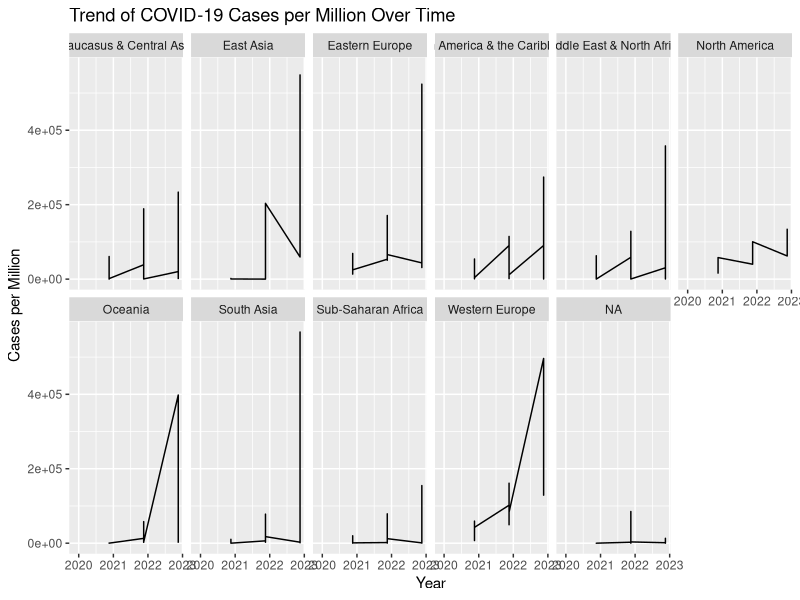
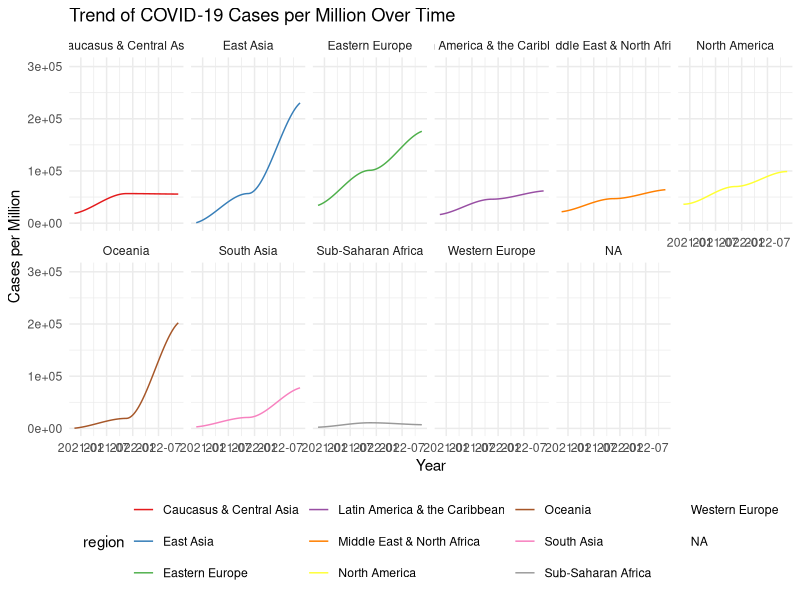
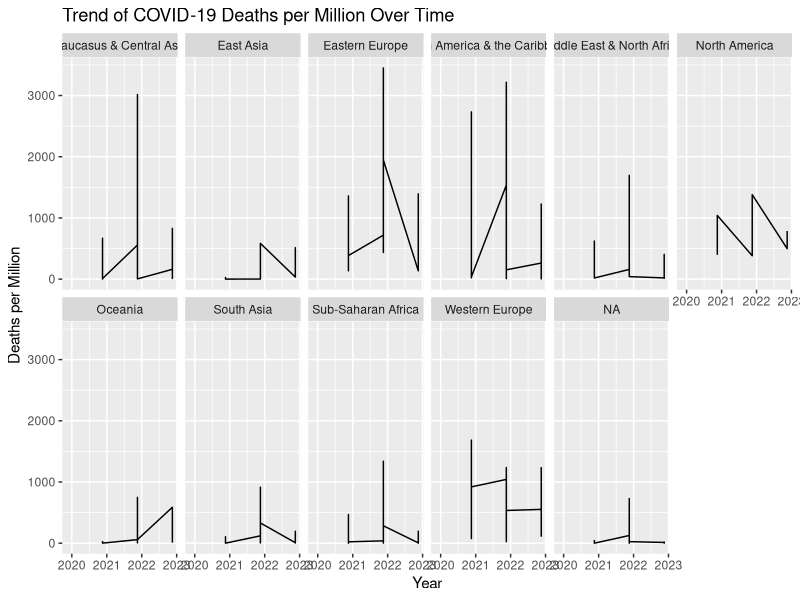
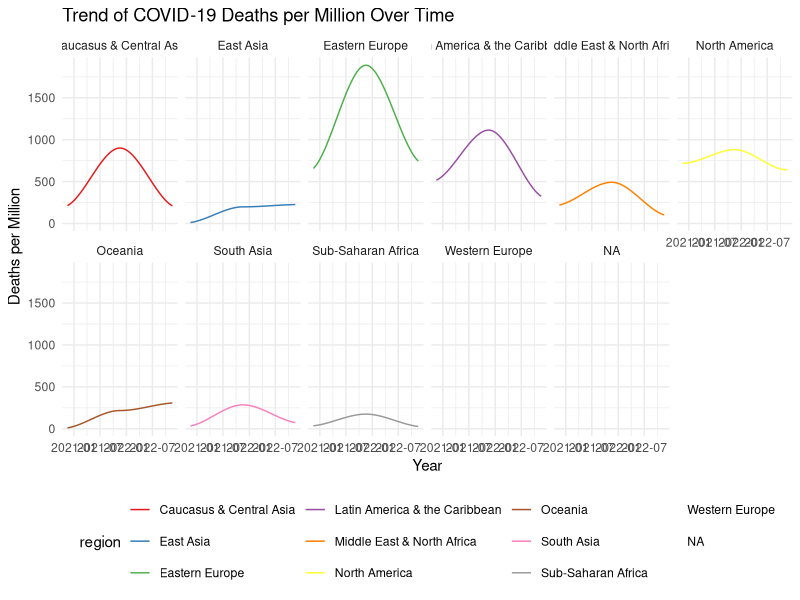
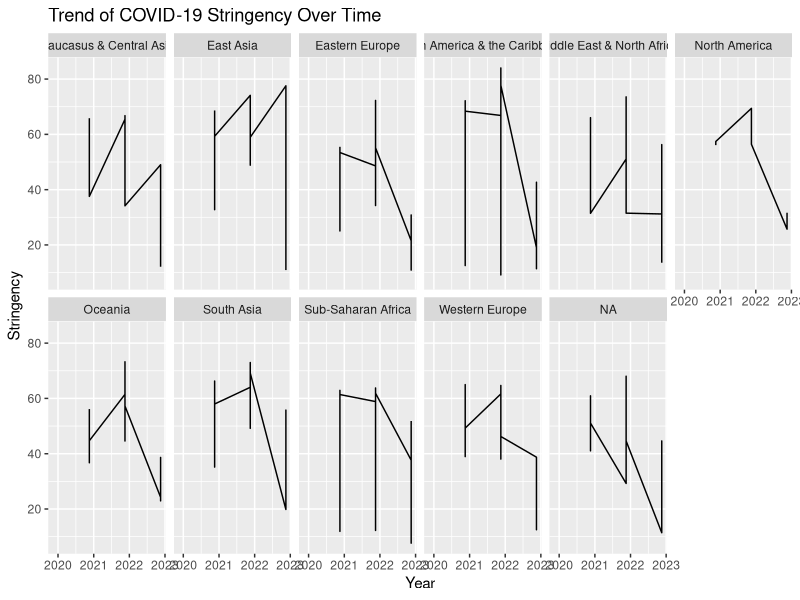
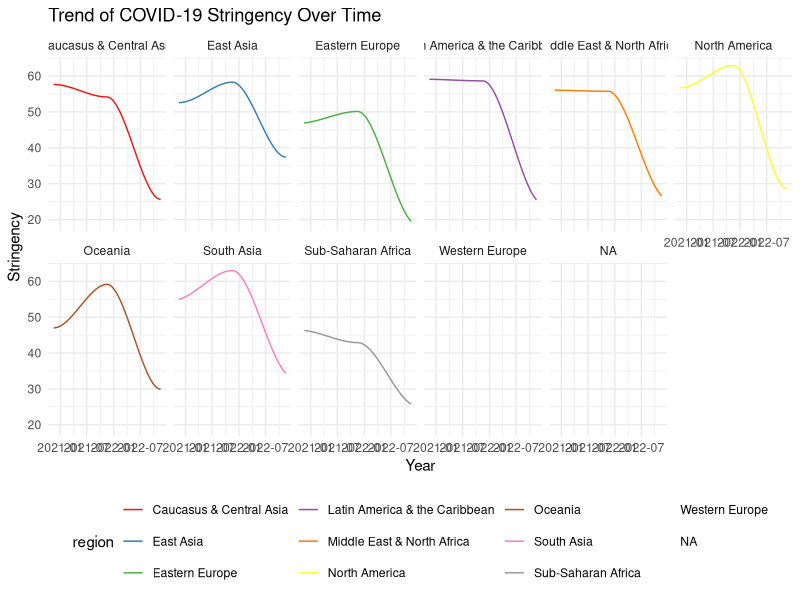
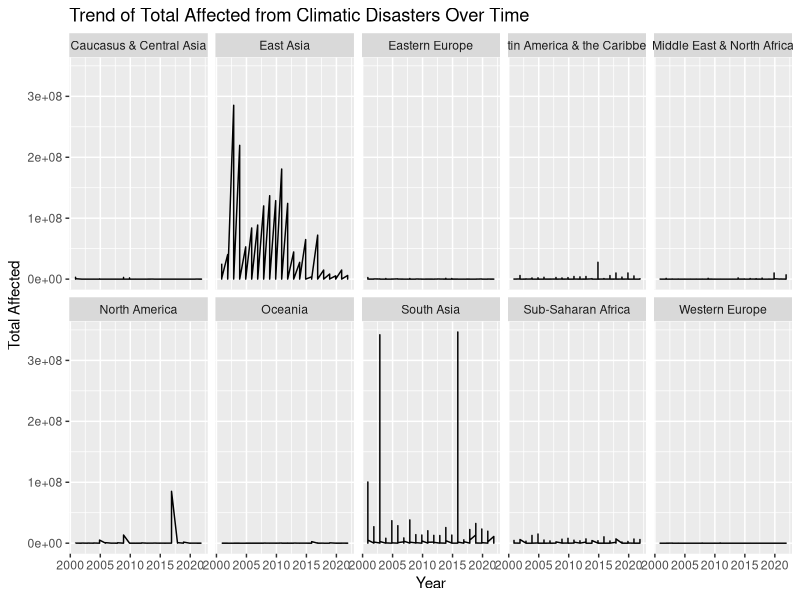
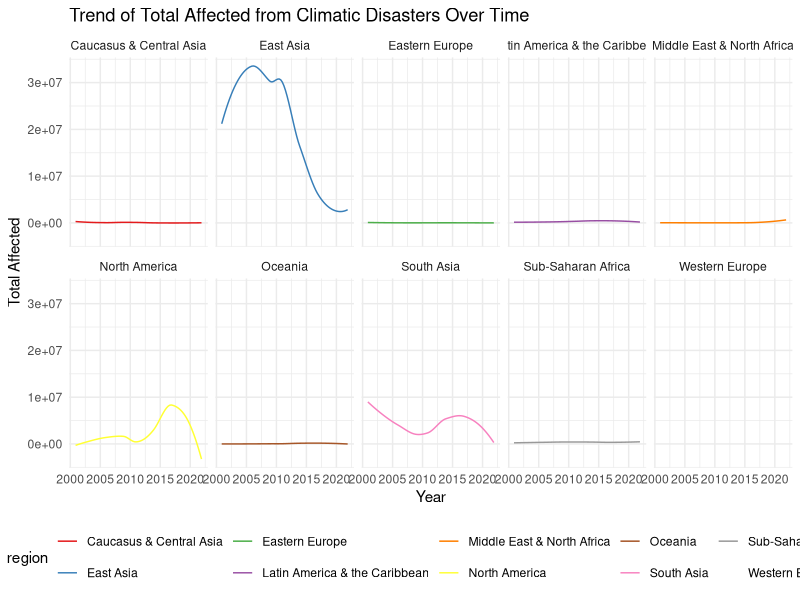

Reproduce these figures in R, in order. (Note: this script raises an error after producing the figures.)
###Is the evolution in sustainable development influenced by uncontrollable events, such as economic crisis, health crises and natural disasters? ###

install.packages("corrplot")
install.packages("ggplot2")
install.packages("reshape2")
install.packages("here")
library(corrplot)
library(ggplot2)
library(reshape2)
library(here)


# Importation of the data for this question
Q3.1 <- read.csv(here("scripts", "data", "data_question3_1.csv"))
Q3.2 <- read.csv(here("scripts", "data", "data_question3_2.csv"))
Q3.3 <- read.csv(here("scripts", "data", "data_question3_3.csv"))


#_____________________________________________________________________

#2. Data exploration
#Correlation_matrix <- cor(Q3.1[, c("goal1", "goal2", "goal3", "goal4", "goal5", "goal6", "goal7", "goal8", "goal9", "goa10", "goal11", "goal12", "goal13", "goal15", "goal16", "total_deaths")])


# Convert 'year' column to date format if it's not already in date format
Q3.1$year <- as.Date(as.character(Q3.1$year), format = "%Y")
Q3.2$year <- as.Date(as.character(Q3.2$year), format = "%Y")
Q3.3$year <- as.Date(as.character(Q3.3$year), format = "%Y")

# Replace the missing values by zero
Q3.1[is.na(Q3.1)] <- 0
print(Q3.1)


##COVID***

# Time-series analysis of COVID-19 cases per million by region
# Filter COVID-19 data for dates after 2019
covid_filtered <- Q3.2[Q3.2$year >= as.Date("2019-01-01"), ]

ggplot(data = covid_filtered, aes(x = year, y = cases_per_million)) +
  geom_line() +
  labs(title = "Trend of COVID-19 Cases per Million Over Time", x = "Year", y = "Cases per Million")+
  facet_wrap(~ region, nrow = 2)  

#Nicer------------->
# Filtering the data for the relevant time period
covid_filtered <- Q3.2[Q3.2$year >= as.Date("2018-12-12"), ]

# Creating the ggplot with geom_smooth for each year
ggplot(data = covid_filtered, aes(x = year, y = cases_per_million, group = region, color = region)) +
  geom_smooth(method = "loess",  se = FALSE, span = 0.8, size = 0.5) + 
  labs(title = "Trend of COVID-19 Cases per Million Over Time",
       x = "Year", y = "Cases per Million") +
  facet_wrap(~ region, nrow = 2) +
  theme_minimal() +
  theme(legend.position = "bottom") +
  scale_color_brewer(palette = "Set1")  # Using a different color palette for lines



#___-----____-----____-----
# Time-series analysis of COVID-19 deaths per million by region
ggplot(data = covid_filtered, aes(x = year, y = deaths_per_million)) +
  geom_line() +
  labs(title = "Trend of COVID-19 Deaths per Million Over Time", x = "Year", y = "Deaths per Million")+
  facet_wrap(~ region, nrow = 2)  
#Nicer ----->
# Creating the ggplot with geom_smooth for each year
ggplot(data = covid_filtered, aes(x = year, y = deaths_per_million, group = region, color = region)) +
  geom_smooth(method = "loess",  se = FALSE, span = 0.8, size = 0.5) + 
  labs(title = "Trend of COVID-19 Deaths per Million Over Time", x = "Year", y = "Deaths per Million") +
  facet_wrap(~ region, nrow = 2) +
  theme_minimal() +
  theme(legend.position = "bottom") +
  scale_color_brewer(palette = "Set1")  # Using a different color palette for lines

#____----____----____----____----
# Time-series analysis of COVID-19 stringency by region
ggplot(data = covid_filtered, aes(x = year, y = stringency)) +
  geom_line() +
  labs(title = "Trend of COVID-19 Stringency Over Time", x = "Year", y = "Stringency")+
  facet_wrap(~ region, nrow = 2)  
#Nicer ------>
# Creating the ggplot with geom_smooth for each year
ggplot(data = covid_filtered, aes(x = year, y = stringency, group = region, color = region)) +
  geom_smooth(method = "loess",  se = FALSE, span = 0.7, size = 0.5) + 
  labs(title = "Trend of COVID-19 Stringency Over Time", x = "Year", y = "Stringency") +
  facet_wrap(~ region, nrow = 2) +
  theme_minimal() +
  theme(legend.position = "bottom") +
  scale_color_brewer(palette = "Set1")  # Using a different color palette for lines


###DISASTERS***

# Time-series analysis of climatic disasters with total affected
ggplot(data = Q3.1, aes(x = year, y = total_affected)) +
  geom_line() +
  labs(title = "Trend of Total Affected from Climatic Disasters Over Time", x = "Year", y = "Total Affected")+
  facet_wrap(~ region, nrow = 2)  # Modify nrow as per your preference for rows in facet grid

#Nicer -------->
# Creating the ggplot with geom_smooth for each year
ggplot(data = Q3.1, aes(x = year, y = total_affected, group = region, color = region)) +
  geom_smooth(method = "loess",  se = FALSE, span = 0.7, size = 0.5) + 
  labs(title = "Trend of Total Affected from Climatic Disasters Over Time", x = "Year", y = "Total Affected") +
  facet_wrap(~ region, nrow = 2) +
  theme_minimal() +
  theme(legend.position = "bottom") +
  scale_color_brewer(palette = "Set1")  # Using a different color palette for lines


###CONFLICTS***

# Time-series analysis of Conflicts
# Filter conflict data for the years between 2000 and 2016
conflicts_filtered <- Q3.3[Q3.3$year >= as.Date("2000-01-01") & Q3.3$year <= as.Date("2016-12-31"), ]

ggplot(data = conflicts_filtered, aes(x = year, y = sum_deaths)) +
  geom_line() +
  labs(title = "Trend of Deaths by Conflicts Over Time", x = "Year", y = "Sum Deaths")+
  facet_wrap(~ region, nrow = 2)

#We can see that the regions' the most affected by the conflicts are : Middle east and north Africa, Sub-saharan Africa, South Asia, then less America & the Caribbean and Eastern Europe

ggplot(data = conflicts_filtered, aes(x = year, y = pop_affected)) +
  geom_line() +
  labs(title = "Trend of Population Affected by Conflicts Over Time", x = "Year", y = "pop_affected")+
  facet_wrap(~ region, nrow = 2)  
##We can see that the regions' the most affected by the conflicts are : Middle east and north Africa, Sub-saharan Africa, South Asia, America & the Caribbean, Eastern Europe ans sometimes Caucasus and Central Asia

#Nicer --------> 

# Trend of Deaths by Conflicts Over Time
ggplot(data = conflicts_filtered, aes(x = year, y = sum_deaths, group = region, color = region)) +
  geom_smooth(method = "loess", se = FALSE, span = 0.3, size = 0.5) +  # Using loess smoothing method
  labs(title = "Trend of Deaths by Conflicts Over Time", x = "Year", y = "Sum Deaths") +
  facet_wrap(~ region, nrow = 2) +
  theme_minimal() +
  theme(legend.position = "bottom") +
  scale_color_brewer(palette = "Set1")


# Trend of Population Affected by Conflicts Over Time
ggplot(data = conflicts_filtered, aes(x = year, y = pop_affected, group = region, color = region)) +
  geom_smooth(method = "loess", se = FALSE, span = 0.3, size = 0.5) +  # Using loess smoothing method
  labs(title = "Trend of Population Affected by Conflicts Over Time", x = "Year", y = "pop_affected") +
  facet_wrap(~ region, nrow = 2) +
  theme_minimal() +
  theme(legend.position = "bottom") +
  scale_color_brewer(palette = "Set1")



#___________________________________________________________________________________________
#3. correlation Analysis per country -> irrelevant, I ll try to do it by region

# Extract relevant columns (goals and disaster variables) from Q3.1
disaster_data <- Q3.1[, c("goal1", "goal2", "goal3", "goal4", "goal5", "goal6", "goal7", "goal8", "goal9", "goal10", "goal11", "goal12", "goal13", "goal15", "goal16", "total_deaths", "no_injured", "no_affected", "no_homeless", "total_affected", "total_damages")]

# Compute correlation matrix
correlation_disaster <- cor(disaster_data)

# Visualize correlation matrix (optional)
corrplot::corrplot(correlation_disaster, method = "color")




# Extract relevant columns (goals and COVID-19 variables) from Q3.2
covid_data <- Q3.2[, c("goal1", "goal2", "goal3", "goal4", "goal5", "goal6", "goal7", "goal8", "goal9", "goal10", "goal11", "goal12", "goal13", "goal15", "goal16", "cases_per_million", "deaths_per_million", "stringency")]

# Compute correlation matrix
correlation_covid <- cor(covid_data)

# Visualize correlation matrix (optional)
corrplot::corrplot(correlation_covid, method = "color")




# Extract relevant columns (goals and conflict variables) from Q3.3
conflict_data <- Q3.3[, c("goal1", "goal2", "goal3", "goal4", "goal5", "goal6", "goal7", "goal8", "goal9", "goal10", "goal11", "goal12", "goal13", "goal15", "goal16", "pop_affected", "area_affected", "max_intensity")]

# Compute correlation matrix
correlation_conflict <- cor(conflict_data)

# Visualize correlation matrix (optional)
corrplot::corrplot(correlation_conflict, method = "color")





####### 3. correlation Analysis per Region#####

# Get the names of the regions from the disaster dataset
regions <- unique(Q3.1$region)

# Group data by region and calculate mean for each variable
disaster_data_by_region <- Q3.1 %>%
  group_by(region) %>%
  summarize(across(starts_with("goal"), mean),  # Compute mean for goal variables
            across(total_deaths:total_damages, sum))  # Sum for disaster-related variables

# Compute correlation matrix for each region
correlation_disaster_by_region <- cor(disaster_data_by_region[, -1])

# Visualize correlation matrix for each region (optional)
corrplot::corrplot(correlation_disaster_by_region, method = "color")





grouped_data_by_region <- Q3.1 %>%
  group_by(region)

# Specify the list of disaster-related variables you want to correlate with SDG goals
disaster_variables <- c("total_affected", "total_deaths", "no_injured", "total_damages", "no_homeless")  # Update with your desired variables

# Compute correlations between SDG goals and multiple disaster-related variables for each region
correlations_by_region <- grouped_data_by_region %>%
  summarize(across(starts_with("goal"), ~cor(.x, across(all_of(disaster_variables)))), .groups = "drop")

# View correlations by region
print(correlations_by_region)





# Subset data for South and East Asia from Q3.1 dataset
south_east_asia_data <- Q3.1[Q3.1$region %in% c("South Asia", "East Asia"), ]


# Select relevant columns for correlation analysis
relevant_columns <- c("goal1", "goal2", "goal3", "goal4", "goal5", "goal6", "goal7", "goal8", "goal9", "goal10", "goal11", "goal12", "goal13", "goal15", "goal16", "total_affected", "no_homeless")

# Compute correlation matrix for South and East Asia data
correlation_matrix_disaster_Asia <- cor(south_east_asia_data[, relevant_columns], use = "complete.obs")

# View the correlation matrix
print(correlation_matrix)

# Melt the correlation matrix for ggplot2
cor_melted <- as.data.frame(as.table(correlation_matrix_disaster_Asia))
names(cor_melted) <- c("Variable1", "Variable2", "Correlation")

# Create the heatmap
ggplot(data = cor_melted, aes(Variable1, Variable2, fill = Correlation)) +
  geom_tile() +
  scale_fill_gradient2(low = "blue", high = "red", mid = "white",
                       midpoint = 0, limit = c(-1, 1), space = "Lab",
                       name = "Correlation") +
  theme_minimal() +
  theme(axis.text.x = element_text(angle = 45, vjust = 1, size = 8, hjust = 1),
        axis.text.y = element_text(size = 8)) +
  coord_fixed() +
  labs(x = '', y = '',
       title = 'Correlation between the climate disasters and the SDG goals in South and East Asia')



##3. Correlation Analysis COVID###

# Filter COVID-19 data for the relevant time period
covid_filtered <- Q3.2[Q3.2$year >= as.Date("2019-01-01"), ]

# Select relevant columns for correlation analysis
relevant_columns <- c("goal1", "goal2", "goal3", "goal4", "goal5", "goal6", "goal7", "goal8", "goal9", "goal10", "goal11", "goal12", "goal13", "goal15", "goal16", "stringency", "cases_per_million", "deaths_per_million")
# Subset data with relevant columns for correlation analysis
relevant_data <- covid_filtered[, relevant_columns]

# Compute correlation matrix for Covid Data
correlation_matrix_Covid <- cor(relevant_data, use = "complete.obs")

print(correlation_matrix_Covid)

# Melt the correlation matrix for ggplot2
cor_melted <- as.data.frame(as.table(correlation_matrix_Covid))
names(cor_melted) <- c("Variable1", "Variable2", "Correlation")

# Create the heatmap
ggplot(data = cor_melted, aes(Variable1, Variable2, fill = Correlation)) +
  geom_tile() +
  scale_fill_gradient2(low = "blue", high = "red", mid = "white",
                       midpoint = 0, limit = c(-1, 1), space = "Lab",
                       name = "Correlation") +
  theme_minimal() +
  theme(axis.text.x = element_text(angle = 45, vjust = 1, size = 8, hjust = 1),
        axis.text.y = element_text(size = 8)) +
  coord_fixed() +
  labs(x = '', y = '',
       title = 'Correlation between COVID and the SDG goals')


##3. Correlation Analysis Conflicts###

# Filter data for specific regions
selected_regions <- c("Middle East & North Africa", "Sub-Saharan Africa", "South Asia", "Latin America & the Caribbean", "Eastern Europe")
conflicts_selected <- Q3.3[Q3.3$region %in% selected_regions, ]

# Select relevant columns for the correlation analysis
relevant_columns <- c("goal1", "goal2", "goal3", "goal4", "goal5", "goal6", "goal7", "goal8", "goal9", "goal10", "goal11", "goal12", "goal13", "goal15", "goal16", "sum_deaths")

# Compute correlation matrix for the selected regions
correlation_matrix_Conflicts_Deaths <- cor(conflicts_selected[, relevant_columns], use = "complete.obs")

# View the correlation matrix
print(correlation_matrix_Conflicts_Deaths)

# Melt the correlation matrix for ggplot2
cor_melted <- as.data.frame(as.table(correlation_matrix_Conflicts_Deaths))
names(cor_melted) <- c("Variable1", "Variable2", "Correlation")

# Create the heatmap
ggplot(data = cor_melted, aes(Variable1, Variable2, fill = Correlation)) +
  geom_tile() +
  scale_fill_gradient2(low = "blue", high = "red", mid = "white",
                       midpoint = 0, limit = c(-1, 1), space = "Lab",
                       name = "Correlation") +
  theme_minimal() +
  theme(axis.text.x = element_text(angle = 45, vjust = 1, size = 8, hjust = 1),
        axis.text.y = element_text(size = 8)) +
  coord_fixed() +
  labs(x = '', y = '',
       title = 'Correlation between Conflicts deaths and the SDG goals')




# Filter data for specific regions
selected_regions <- c("Latin America & the Caribbean")
conflicts_selected <- Q3.3[Q3.3$region %in% selected_regions, ]

# Select relevant columns for the correlation analysis
relevant_columns <- c("goal1", "goal2", "goal3", "goal4", "goal5", "goal6", "goal7", "goal8", "goal9", "goal10", "goal11", "goal12", "goal13", "goal15", "goal16", "pop_affected")

# Compute correlation matrix for the selected regions
correlation_matrix_Conflicts_Deaths <- cor(conflicts_selected[, relevant_columns], use = "complete.obs")

# View the correlation matrix
print(correlation_matrix_Conflicts_Deaths)

# Melt the correlation matrix for ggplot2
cor_melted <- as.data.frame(as.table(correlation_matrix_Conflicts_Deaths))
names(cor_melted) <- c("Variable1", "Variable2", "Correlation")

# Create the heatmap
ggplot(data = cor_melted, aes(Variable1, Variable2, fill = Correlation)) +
  geom_tile() +
  scale_fill_gradient2(low = "blue", high = "red", mid = "white",
                       midpoint = 0, limit = c(-1, 1), space = "Lab",
                       name = "Correlation") +
  theme_minimal() +
  theme(axis.text.x = element_text(angle = 45, vjust = 1, size = 8, hjust = 1),
        axis.text.y = element_text(size = 8)) +
  coord_fixed() +
  labs(x = '', y = '',
       title = 'Correlation between Conflicts deaths and the SDG goals')






# Filter data for specific regions (pop_affected)
selected_regions <- c("Middle East & North Africa", "Sub-Saharan Africa", "South Asia", "Latin America & the Caribbean", "Eastern Europe","Caucasus and Central Asia")
conflicts_selected <- Q3.3[Q3.3$region %in% selected_regions, ]

# Select relevant columns for the correlation analysis
relevant_columns <- c("goal1", "goal2", "goal3", "goal4", "goal5", "goal6", "goal7", "goal8", "goal9", "goal10", "goal11", "goal12", "goal13", "goal15", "goal16", "pop_affected")

# Compute correlation matrix for the selected regions
correlation_matrix_Conflicts_Pop_Affected <- cor(conflicts_selected[, relevant_columns], use = "complete.obs")

# View the correlation matrix
print(correlation_matrix_Conflicts_Pop_Affected)

# Melt the correlation matrix for ggplot2
cor_melted <- as.data.frame(as.table(correlation_matrix_Conflicts_Pop_Affected))
names(cor_melted) <- c("Variable1", "Variable2", "Correlation")

# Create the heatmap
ggplot(data = cor_melted, aes(Variable1, Variable2, fill = Correlation)) +
  geom_tile() +
  scale_fill_gradient2(low = "blue", high = "red", mid = "white",
                       midpoint = 0, limit = c(-1, 1), space = "Lab",
                       name = "Correlation") +
  theme_minimal() +
  theme(axis.text.x = element_text(angle = 45, vjust = 1, size = 8, hjust = 1),
        axis.text.y = element_text(size = 8)) +
  coord_fixed() +
  labs(x = '', y = '',
       title = 'Correlation between Conflicts Affected Population and the SDG goals')



###4. Regressions

#Disasters total affected, but which goal? 
# Perform linear regression
Lin_Reg_Disaster <- lm(goal1 ~ total_affected, data = Q3.1)

# Summary of the regression model
summary(Lin_Reg_Disaster)
